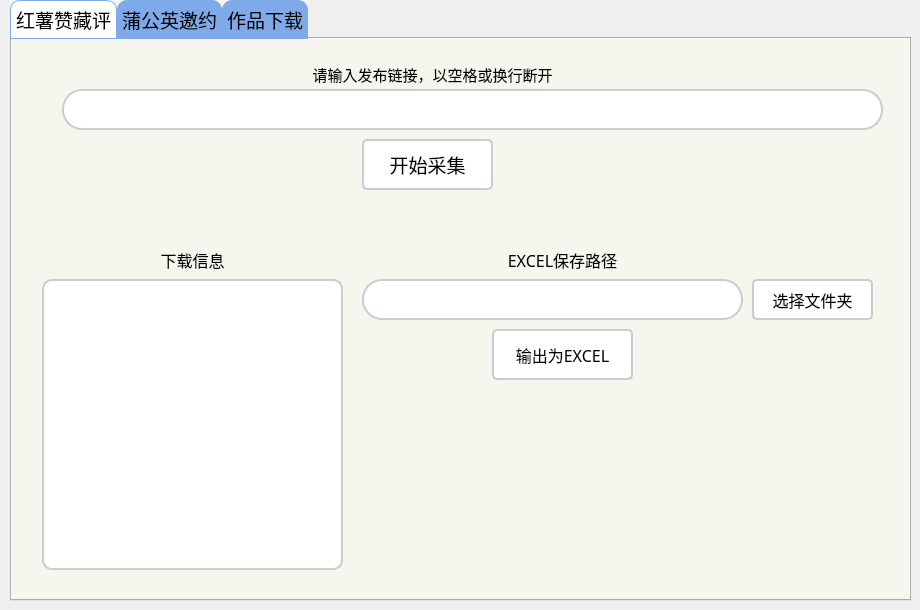
   <widget class="QWidget" name="page_dataFetcher">
    <widget class="QTabWidget" name="tabWidget_2">
     <property name="geometry">
      <rect>
       <x>10</x>
       <y>0</y>
       <width>901</width>
       <height>601</height>
      </rect>
     </property>
     <property name="font">
      <font>
       <family>幼圆</family>
       <pointsize>14</pointsize>
      </font>
     </property>
     <property name="styleSheet">
      <string notr="true">QTabBar::tab {
    background-color: rgb(127, 170, 233); /* 设置标签的背景颜色 */
    border-top-left-radius: 10px; /* 设置左上角圆角 */
    border-top-right-radius: 10px; /* 设置右上角圆角 */
    padding: 5px; /* 可选，添加内边距使文本不贴紧边框 */
}

QTabBar::tab:selected {
    background-color: rgb(255, 255, 255); /* 设置选中标签的背景颜色 */
    border: 1px solid rgb(127, 170, 233); /* 设置选中标签的边框 */
}

QTabWidget QWidget {
    background-color: rgb(247, 246, 238); /* 设置页面的背景颜色 */
}</string>
     </property>
     <property name="currentIndex">
      <number>0</number>
     </property>
     <widget class="QWidget" name="tab_5_1">
      <attribute name="title">
       <string>红薯赞藏评</string>
      </attribute>
      <widget class="QTextEdit" name="id_get_text">
       <property name="geometry">
        <rect>
         <x>50</x>
         <y>50</y>
         <width>821</width>
         <height>41</height>
        </rect>
       </property>
       <property name="styleSheet">
        <string notr="true">QWidget {
    background-color: #ffffff; /* 设置背景颜色 */
    border: 2px solid #ccc; /* 设置边框样式 */
    border-radius: 20px; /* 设置圆形边框 */
    padding: 5px; /* 设置内边距 */
}
</string>
       </property>
      </widget>
      <widget class="QLabel" name="id_get_label">
       <property name="geometry">
        <rect>
         <x>180</x>
         <y>10</y>
         <width>481</width>
         <height>51</height>
        </rect>
       </property>
       <property name="font">
        <font>
         <family>幼圆</family>
         <pointsize>11</pointsize>
        </font>
       </property>
       <property name="styleSheet">
        <string notr="true">QLabel {
    background-color: transparent; /* 设置背景透明 */
    border: none; /* 移除边框 */
}
</string>
       </property>
       <property name="text">
        <string>请输入发布链接，以空格或换行断开</string>
       </property>
       <property name="alignment">
        <set>Qt::AlignCenter</set>
       </property>
      </widget>
      <widget class="QPushButton" name="pushButton_2">
       <property name="geometry">
        <rect>
         <x>350</x>
         <y>100</y>
         <width>131</width>
         <height>51</height>
        </rect>
       </property>
       <property name="font">
        <font>
         <family>幼圆</family>
         <pointsize>14</pointsize>
        </font>
       </property>
       <property name="styleSheet">
        <string notr="true">    background-color: #ffffff; /* 设置背景颜色 */
    border: 2px solid #ccc; /* 设置边框样式 */
    border-radius: 5px; /* 设置圆角半径 */
    padding: 5px; /* 设置内边距 */</string>
       </property>
       <property name="text">
        <string>开始采集</string>
       </property>
      </widget>
      <widget class="QTextEdit" name="textEdit">
       <property name="geometry">
        <rect>
         <x>30</x>
         <y>240</y>
         <width>301</width>
         <height>291</height>
        </rect>
       </property>
       <property name="styleSheet">
        <string notr="true">    background-color: #ffffff; /* 设置背景颜色 */
    border: 2px solid #ccc; /* 设置边框样式 */
    border-radius: 10px; /* 设置圆角半径 */
    padding: 5px; /* 设置内边距 */</string>
       </property>
      </widget>
      <widget class="QLabel" name="label_13">
       <property name="geometry">
        <rect>
         <x>120</x>
         <y>200</y>
         <width>121</width>
         <height>41</height>
        </rect>
       </property>
       <property name="font">
        <font>
         <family>幼圆</family>
         <pointsize>12</pointsize>
        </font>
       </property>
       <property name="styleSheet">
        <string notr="true">QLabel {
    background-color: transparent; /* 设置背景透明 */
    border: none; /* 移除边框 */
}
</string>
       </property>
       <property name="text">
        <string>下载信息</string>
       </property>
       <property name="alignment">
        <set>Qt::AlignCenter</set>
       </property>
      </widget>
      <widget class="QPushButton" name="pushButton_3">
       <property name="geometry">
        <rect>
         <x>480</x>
         <y>290</y>
         <width>141</width>
         <height>51</height>
        </rect>
       </property>
       <property name="font">
        <font>
         <family>幼圆</family>
         <pointsize>12</pointsize>
        </font>
       </property>
       <property name="styleSheet">
        <string notr="true">    background-color: #ffffff; /* 设置背景颜色 */
    border: 2px solid #ccc; /* 设置边框样式 */
    border-radius: 5px; /* 设置圆角半径 */
    padding: 5px; /* 设置内边距 */</string>
       </property>
       <property name="text">
        <string>输出为EXCEL</string>
       </property>
      </widget>
      <widget class="QTextEdit" name="id_get_text_2">
       <property name="geometry">
        <rect>
         <x>350</x>
         <y>240</y>
         <width>381</width>
         <height>41</height>
        </rect>
       </property>
       <property name="styleSheet">
        <string notr="true">QWidget {
    background-color: #ffffff; /* 设置背景颜色 */
    border: 2px solid #ccc; /* 设置边框样式 */
    border-radius: 20px; /* 设置圆形边框 */
    padding: 5px; /* 设置内边距 */
}
</string>
       </property>
      </widget>
      <widget class="QLabel" name="label_14">
       <property name="geometry">
        <rect>
         <x>480</x>
         <y>200</y>
         <width>141</width>
         <height>41</height>
        </rect>
       </property>
       <property name="font">
        <font>
         <family>幼圆</family>
         <pointsize>12</pointsize>
        </font>
       </property>
       <property name="styleSheet">
        <string notr="true">QLabel {
    background-color: transparent; /* 设置背景透明 */
    border: none; /* 移除边框 */
}
</string>
       </property>
       <property name="text">
        <string>EXCEL保存路径</string>
       </property>
       <property name="alignment">
        <set>Qt::AlignCenter</set>
       </property>
      </widget>
      <widget class="QPushButton" name="pushButton_4">
       <property name="geometry">
        <rect>
         <x>740</x>
         <y>240</y>
         <width>121</width>
         <height>41</height>
        </rect>
       </property>
       <property name="font">
        <font>
         <family>幼圆</family>
         <pointsize>12</pointsize>
        </font>
       </property>
       <property name="layoutDirection">
        <enum>Qt::LeftToRight</enum>
       </property>
       <property name="styleSheet">
        <string notr="true">    background-color: #ffffff; /* 设置背景颜色 */
    border: 2px solid #ccc; /* 设置边框样式 */
    border-radius: 5px; /* 设置圆角半径 */
    padding: 5px; /* 设置内边距 */
 	text-align: center;</string>
       </property>
       <property name="text">
        <string>选择文件夹</string>
       </property>
      </widget>
     </widget>
     <widget class="QWidget" name="tab_5_2">
      <attribute name="title">
       <string>蒲公英邀约</string>
      </attribute>
     </widget>
     <widget class="QWidget" name="tab_5">
      <attribute name="title">
       <string>作品下载</string>
      </attribute>
     </widget>
    </widget>
   </widget>
